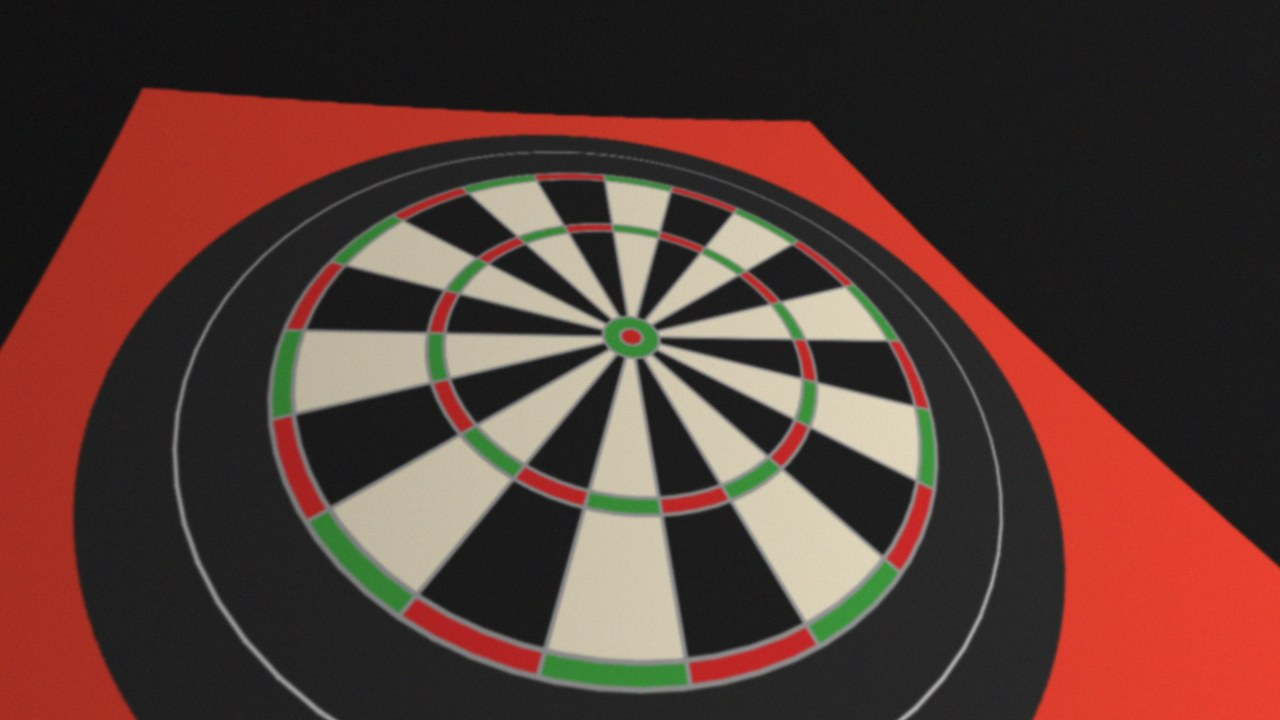
#> input picture docs/img/calibration/sample.jpg, 1280 x 720 px
$ python -i autocalib.py   (imports and definitions only)
#> lines starting #> are read from the running program, lines starting #| are printed output that depends on the picture; after the words box and inside, x2 and y2 are one past the last pixel; in counts of white or black regions, pixels touching at a corner belong together
### server/board.py
# Darts S.A.M. Copyright (C) 2026 Sam Cramphorn. Free software under the GNU
# AGPL v3: see LICENSE and NOTICE, or https://github.com/SonicSamShop/darts-sam
# SPDX-License-Identifier: AGPL-3.0-only

"""Dartboard geometry and scoring.

Board coordinates are millimetres, origin at the bull, +x right, +y up
(as you look at the board). Everything else in the server converts to this.
"""
import math

SEGMENTS = [20, 1, 18, 4, 13, 6, 10, 15, 2, 17, 3, 19, 7, 16, 8, 11, 14, 9, 12, 5]

R_BULL = 6.35       # inner bull (50)
R_OUTER_BULL = 15.9  # outer bull (25)
R_TRIPLE_IN = 99.0
R_TRIPLE_OUT = 107.0
R_DOUBLE_IN = 162.0
R_DOUBLE_OUT = 170.0


# [21 lines left out: function score, not called in this run]


def polar(deg_clockwise_from_top: float, r: float) -> tuple[float, float]:
    a = math.radians(deg_clockwise_from_top)
    return (r * math.sin(a), r * math.cos(a))


# The four points you tap during calibration: where the OUTER double wire
# meets the wire between two segments. Chosen roughly 90 degrees apart.
CALIBRATION_POINTS = [
    {"label": "20 | 1", "xy": polar(9, R_DOUBLE_OUT)},
    {"label": "6 | 10", "xy": polar(99, R_DOUBLE_OUT)},
    {"label": "3 | 19", "xy": polar(189, R_DOUBLE_OUT)},
    {"label": "11 | 14", "xy": polar(279, R_DOUBLE_OUT)},
]
#> further down, picture is the input picture: shape (720, 1280, 3); mean B, G, R 52, 58.5, 86.3

### server/autocalib.py
# Darts S.A.M. Copyright (C) 2026 Sam Cramphorn. Free software under the GNU
# AGPL v3: see LICENSE and NOTICE, or https://github.com/SonicSamShop/darts-sam
# SPDX-License-Identifier: AGPL-3.0-only

"""Automatic calibration: find the board in a camera picture by its colours.

Tapping four wire crossings gives a homography from exactly four points, so
any slip of the finger goes straight into every score. This finds the joins
between the red and green blocks of the double and treble rings instead (40
of them) and fits the homography to all of them, discarding any that disagree.

Steps:
  1. Mask the saturated red/green pixels. The outline of the biggest blob is
     the outside of the double ring: an ellipse in the picture.
  2. Find the bull inside it (the coloured blob that, taken as the centre,
     puts the treble ring where it should be). A circle's image plus the
     image of its centre fixes the homography up to a rotation about the bull.
  3. "Unroll" the rings (angle across, radius down) and read the red/green
     pattern round the double ring. Its phase fixes the rotation to within one
     red block, i.e. a multiple of 36 degrees.
  4. Refine: measure where every red/green join really is, refit, repeat.
  5. The last ambiguity (which red block is the 20) cannot be seen from the
     colours, so the caller passes one pixel known to be in the 20 segment:
     a single rough tap, or the old calibration's idea of where the 20 is.
     With none, the 20 is taken to be the red block straight up the picture
     from the bull, which is right for a camera the right way up in front of
     the board.
  6. Webcams bend the picture (see calib.py), which a homography can't
     follow: fitted to the joins, it put the real double ring a few mm outside
     the board near the picture's edges. So steps 1-5 are run on the picture
     straightened by a range of bends, and the bend kept is the one with which
     the edges of both coloured rings, all the way round, best fit a flat board.

The board must be empty and fully in view.

It needs only board.py, calib.py, NumPy and OpenCV, so it can be used without
the rest of the server. From Python:

    import cv2
    from server import autocalib, board
    found = autocalib.detect(cv2.imread("docs/img/calibration/sample.jpg"), twenty_px=(590, 204))
    view = found.view()                           # picture px <-> board mm
    board.score(*view.to_board([(700, 300)])[0])  # {"seg": 13, "mult": 1}

and on a picture, a camera number or a stream address, with nothing else running:

    python -m server.autocalib docs/img/calibration/sample.jpg --twenty 590,204 --out found.jpg

docs/calibration.md explains each step, with pictures.
"""
import argparse
import json
import sys
import time
from dataclasses import dataclass
from pathlib import Path

import cv2
import numpy as np

from . import board, calib

MIN_SAT, MIN_VAL = 70, 50  # HSV: what counts as "coloured" for the first rough mask
MIN_CONTRAST = 12.0        # red-vs-green difference needed on the Lab a channel
PAD = 9.0                  # mm searched either side of a ring for its edges
R_STEP = 0.25              # mm per row of the unrolled picture
TH_STEP = 0.1              # degrees per column
THETAS = np.arange(0, 360, TH_STEP)
COARSE = np.arange(0, 360, 0.5)  # angles used for the first rough look
WINDOW = 7.0               # degrees searched either side of where a wire should be
RANSAC_PX = 3.0            # a join further than this from the fit is ignored (wires glint, lenses bend)
MIN_JOINS = 24             # of 40; fewer than this and we don't trust the result
MAX_RMS_PX = 2.0
LENSES = np.round(np.arange(-0.2, 1.21, 0.2), 2)  # bends (calib.py's k) tried first; then either side of the best
LENS_STEP = 0.1
BIGGEST = 2000             # px: the command looks at a bigger picture file in a copy this far across


class Failed(Exception):
    """The board could not be found; the message says why, for the user."""


@dataclass
class Result:
    H: np.ndarray        # straightened image px -> board mm
    points: list         # where board.CALIBRATION_POINTS are in the straightened picture
    joins: int           # red/green joins that agreed with the fit (max 40)
    rms_px: float        # how far those joins are from the fit, on average
    lens: float = 0.0    # the lens's bend, k in calib.py
    size: tuple = (1, 1)  # the picture's width and height

    def saved(self) -> dict:
        """What config.json keeps for this camera (calib.view() reads it back)."""
        return {"points": self.points, "lens": round(float(self.lens), 3), "size": list(self.size)}

    def view(self) -> calib.View:
        """The calibration ready to use: view().to_board(px), view().to_picture(mm)."""
        return calib.View(self.H, float(self.lens), tuple(self.size))


# [4 lines left out: function _rot, not called in this run]


def _apply(H, pts) -> np.ndarray:
    pts = np.asarray(pts, np.float64).reshape(-1, 1, 2)
    return cv2.perspectiveTransform(pts, H).reshape(-1, 2)


def _colour_mask(img) -> np.ndarray:
    h, s, v = cv2.split(cv2.cvtColor(img, cv2.COLOR_BGR2HSV))
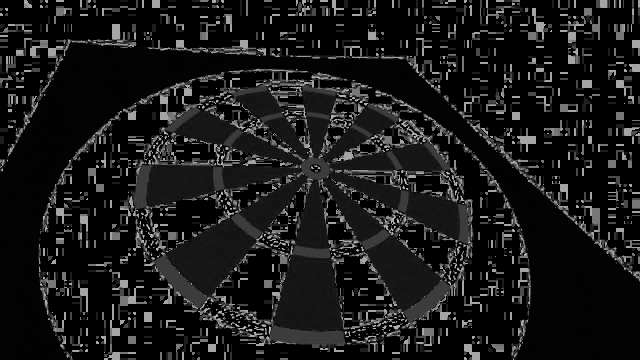
#> h: shape (720, 1280) (shown at 1/2 size); min 0, max 179, mean 24.8
    red = (h <= 10) | (h >= 165)
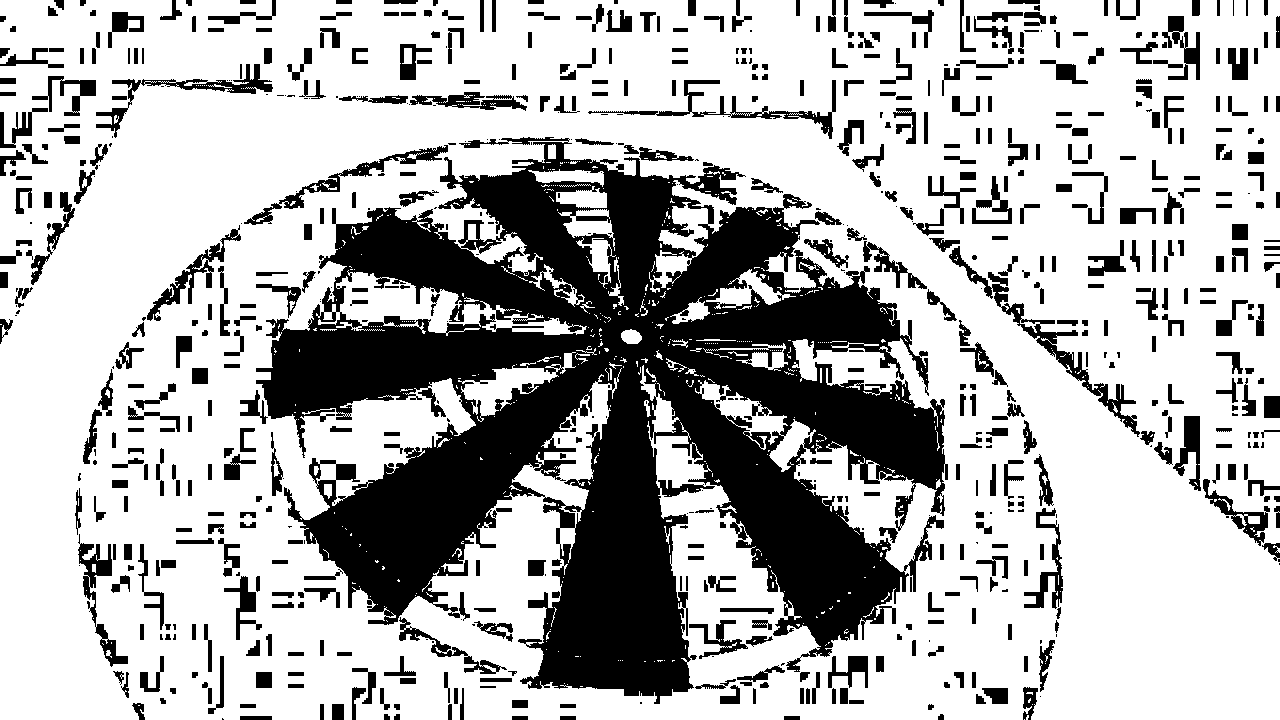
#> red: shape (720, 1280) bool; 70.9% white; 707 black regions (163 under 20 px), largest, box (x1, y1, x2, y2) and area: (256, 137, 948, 704) 186255, (949, 246, 1140, 437) 3000, (244, 145, 448, 225) 1731
    green = (h >= 35) & (h <= 95)
#> green: shape (720, 1280) bool; 8% white; 1523 white regions (844 under 20 px), largest, box (x1, y1, x2, y2) and area: (539, 650, 692, 704) 4392, (303, 508, 415, 616) 3827, (801, 559, 901, 647) 2952
    return ((red | green) & (s >= MIN_SAT) & (v >= MIN_VAL)).astype(np.uint8) * 255
#> returned value: shape (720, 1280); 23.2% white; 40 white regions (3 under 20 px), largest, box (x1, y1, x2, y2) and area: (0, 87, 1280, 720) 173304, (403, 599, 542, 674) 3419, (541, 655, 688, 687) 3095


def _green_mask(img) -> np.ndarray:
    h, s, v = cv2.split(cv2.cvtColor(img, cv2.COLOR_BGR2HSV))
    return ((h >= 35) & (h <= 95) & (s >= MIN_SAT) & (v >= MIN_VAL)).astype(np.uint8) * 255


def _lab_a(img) -> np.ndarray:
    """Lab's "a" channel: red is high, green is low, black and cream are near 0."""
    return cv2.cvtColor(cv2.GaussianBlur(img, (3, 3), 0), cv2.COLOR_BGR2LAB)[..., 1].astype(np.float32) - 128


def _outlines(img, mask) -> list:
    """Shapes that might be the outside of the double ring. Usually it is the
    biggest coloured blob, but a red surround can be bigger, so offer several
    and also the outline of everything green (surrounds are rarely green)."""
    closed = cv2.morphologyEx(mask, cv2.MORPH_CLOSE,
                              cv2.getStructuringElement(cv2.MORPH_ELLIPSE, (9, 9)))
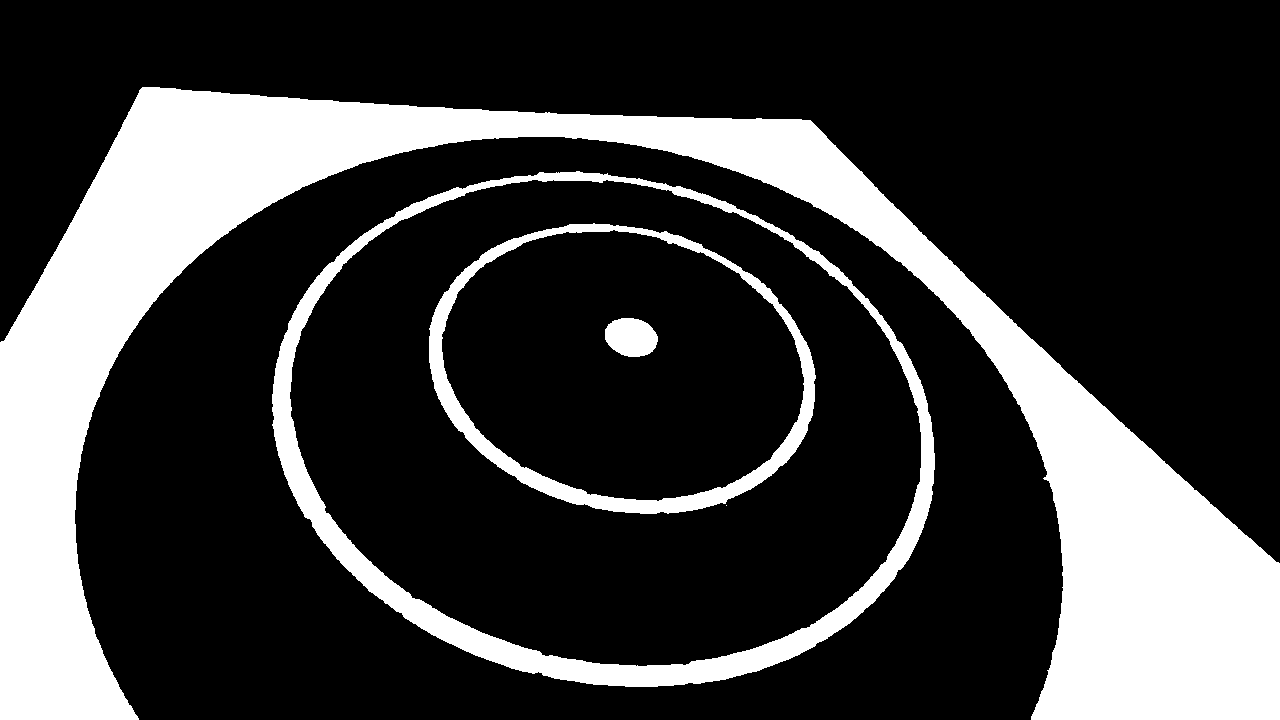
#> closed: shape (720, 1280); 23.3% white; 5 white regions (1 under 20 px)
    contours, _ = cv2.findContours(closed, cv2.RETR_EXTERNAL, cv2.CHAIN_APPROX_NONE)
#> contours = 2 contours; box (x1, y1, x2, y2) and area: (272, 171, 935, 687) 265466, (0, 87, 1280, 720) 171394
    hulls = sorted((cv2.convexHull(c) for c in contours), key=cv2.contourArea, reverse=True)[:5]
#> hulls = 2 contours; box (x1, y1, x2, y2) and area: (0, 87, 1280, 720) 660480, (272, 171, 935, 687) 266670
    green = cv2.morphologyEx(_green_mask(img), cv2.MORPH_OPEN, np.ones((3, 3), np.uint8))
#> green: shape (720, 1280); 2.1% white; 21 white regions, largest, box (x1, y1, x2, y2) and area: (542, 655, 688, 687) 3092, (312, 513, 411, 612) 2706, (810, 562, 897, 641) 2006
    if cv2.countNonZero(green) >= 5:
        hulls.append(cv2.convexHull(cv2.findNonZero(green)))
    return [h for h in hulls if len(h) >= 5 and cv2.contourArea(h) >= 0.02 * mask.size]


# [254 lines left out: functions _coarse, _unroll, _pattern, _falling, _edges, _joins and 4 more, not called in this run]


# ---------- looking at what it did, and using it by itself ----------
UNROLL_PX_PER_DEG, UNROLL_PX_PER_MM, UNROLL_MM = 3, 2, 190.0


def explain(img, found: Result | None = None) -> dict:
    """Pictures of what detect() made of `img`, by name: to see how it works,
    and to see why when it fails or gets a board wrong.

      colours   what counted as red or green (the rest is greyed out), and in
                yellow the outlines tried as the outside of the double ring
    and, given the Result:
      joins     the joins between red and green blocks: a cross where the
                result says each one is, a dot where it was measured (green if
                they agree, red if that join was left out of the fit)
      unrolled  the board unrolled through the result, the 20 first: angle
                across, the bull at the bottom. Right, every ring is a straight
                band under its line and every wire stands upright under its own
      overlay   the wires and numbers drawn on the picture
    """
    grey = cv2.cvtColor(cv2.cvtColor(img, cv2.COLOR_BGR2GRAY), cv2.COLOR_GRAY2BGR)
    mask = _colour_mask(img)
    colours = np.where(mask[..., None] > 0, img, grey // 3 + 30)
    for hull in _outlines(img, mask):
        cv2.ellipse(colours, cv2.fitEllipse(hull), (0, 255, 255), 2, cv2.LINE_AA)
#> this loop made 3 passes
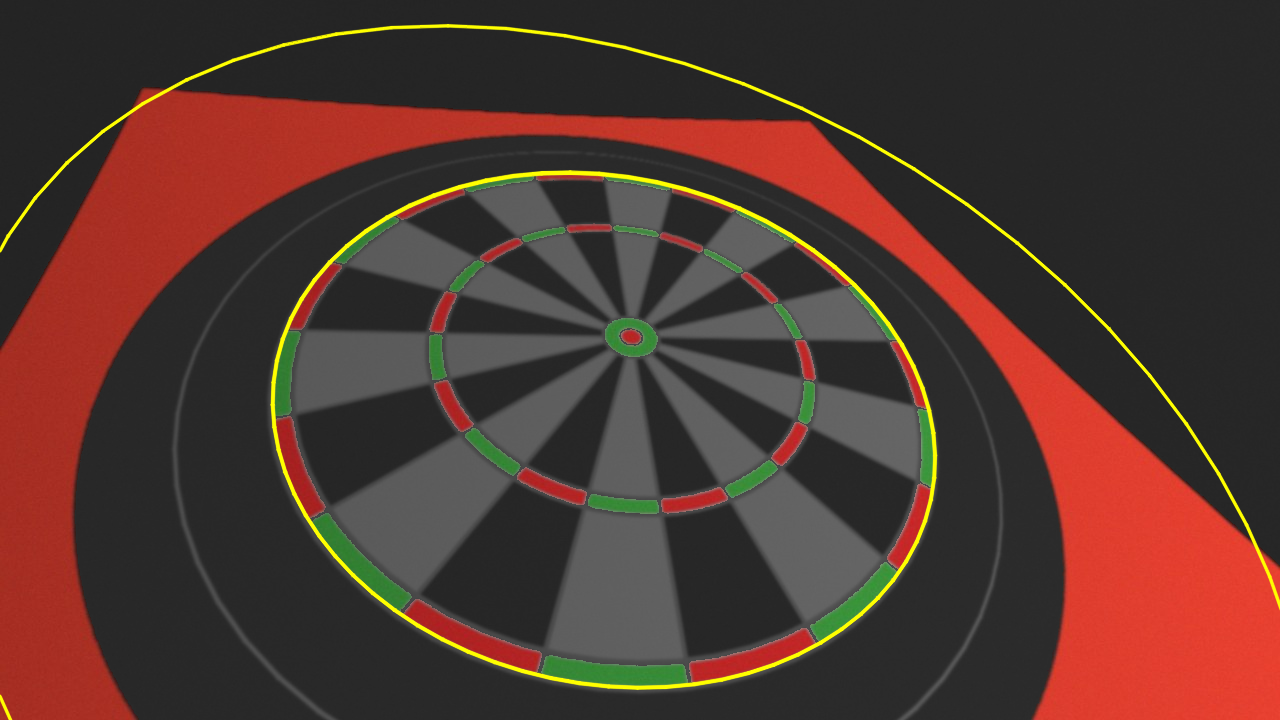
#> colours: shape (720, 1280, 3); mean B, G, R 47, 54.4, 81
    out = {"colours": colours}
    if found is None:
        return out
    view = found.view()

    # The joins are measured in the picture with the lens's bend taken out, as detect() did.
    straight = img if not found.lens else cv2.remap(img, *calib.straighten_maps(found.lens, found.size),
                                                    cv2.INTER_LINEAR, borderMode=cv2.BORDER_CONSTANT)
    px, mm = _joins(_lab_a(straight), found.H)
    joins = img.copy()
    if len(px):
        agree = np.linalg.norm(px - _apply(np.linalg.inv(found.H), mm), axis=1) <= RANSAC_PX
        for (ex, ey), (fx, fy), ok in zip(view.to_picture(mm), view.bend(px), agree):
            cv2.drawMarker(joins, (int(round(ex)), int(round(ey))), (255, 255, 255), cv2.MARKER_CROSS, 13, 1, cv2.LINE_AA)
            cv2.circle(joins, (int(round(fx)), int(round(fy))), 3, (0, 255, 0) if ok else (0, 0, 255), -1, cv2.LINE_AA)
    out["joins"] = joins

    thetas = np.arange(-9, 351, 1 / UNROLL_PX_PER_DEG)
    radii = np.arange(UNROLL_MM, 0, -1 / UNROLL_PX_PER_MM)
    a = np.radians(thetas)
    grid = np.stack([np.outer(radii, np.sin(a)), np.outer(radii, np.cos(a))], -1).reshape(-1, 2)
    at = view.to_picture(grid).reshape(len(radii), len(thetas), 2).astype(np.float32)
    flat = cv2.remap(img, at[..., 0], at[..., 1], cv2.INTER_LINEAR, borderMode=cv2.BORDER_CONSTANT)
    lines = flat.copy()
    for r in (board.R_OUTER_BULL, board.R_TRIPLE_IN, board.R_TRIPLE_OUT, board.R_DOUBLE_IN, board.R_DOUBLE_OUT):
        y = int(round((UNROLL_MM - r) * UNROLL_PX_PER_MM))
        cv2.line(lines, (0, y), (lines.shape[1], y), (0, 255, 0), 1)
    for i in range(1, 20):
        cv2.line(lines, (i * 18 * UNROLL_PX_PER_DEG, 0), (i * 18 * UNROLL_PX_PER_DEG, lines.shape[0]), (0, 255, 0), 1)
    flat = cv2.addWeighted(flat, 0.5, lines, 0.5, 0)
    head = np.zeros((26, flat.shape[1], 3), np.uint8)
    for i, seg in enumerate(board.SEGMENTS):
        (w, _), _ = cv2.getTextSize(str(seg), cv2.FONT_HERSHEY_SIMPLEX, 0.55, 1)
        cv2.putText(head, str(seg), ((i * 18 + 9) * UNROLL_PX_PER_DEG - w // 2, 19), cv2.FONT_HERSHEY_SIMPLEX, 0.55,
                    (0, 255, 0), 1, cv2.LINE_AA)
    out["unrolled"] = np.vstack([head, flat])

    out["overlay"] = calib.draw_board(img.copy(), view, numbers=True)
    return out


# [111 lines left out: functions _picture, main, not called in this run]


# [2 lines not run here, left out]

>>> import cv2
>>> picture = cv2.imread('../docs/img/calibration/sample.jpg')
>>> result = explain(picture)
#> result = 1 item
